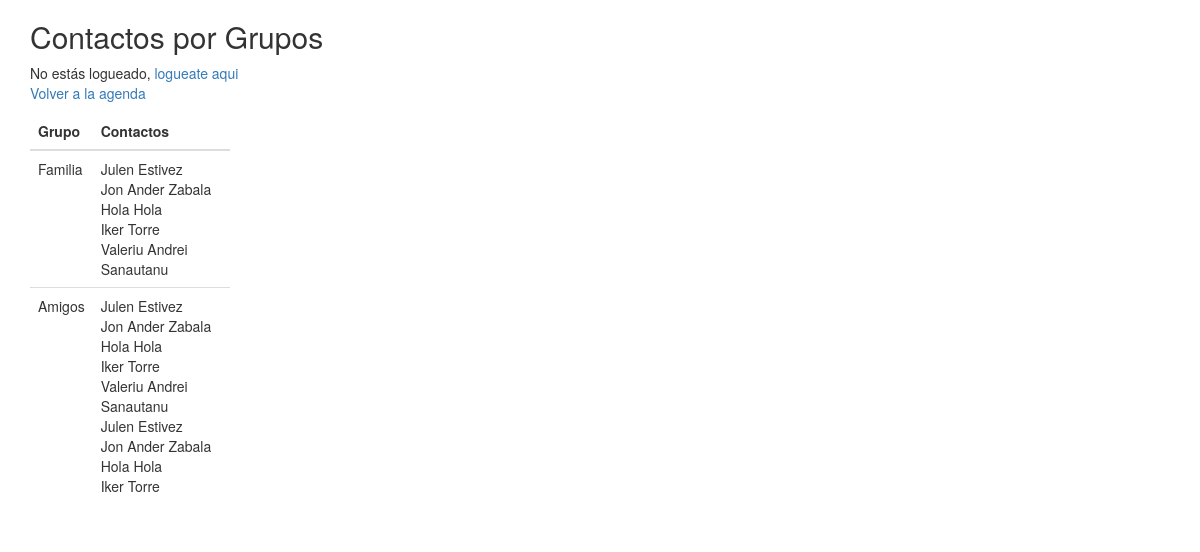
Page /controlador/cContactosPorGrupos.php on the committed database.
### tables this page shows
CREATE TABLE `grupos` (
  `idGrupo` int(11) NOT NULL,
  `Nombre` varchar(20) NOT NULL
);

CREATE TABLE `contactos` (
  `idContacto` int(11) NOT NULL,
  `Nombre` varchar(20) NOT NULL,
  `Apellidos` varchar(20) NOT NULL,
  `Telefono` int(11) NOT NULL,
  `Poblacion` varchar(30) NOT NULL
);

### controlador/cContactosPorGrupos.php (called while the page is built)
<?php
  require_once("modelo/mAgenda.php");
$agenda = new Contacto();
$rowGrupos = $agenda->lista_grupos();
require_once("vista/vContactosPorGrupos.php");
?>

### modelo/mAgenda.php (called while the page is built, shortened)
<?php
class Contacto {
    private $grupo;
    private $cPorGrupos;
    private $link;
    public function __construct() {
        $this->link = new mysqli('localhost', 'root', '', 'dser_agenda');
    }
public function contactosPorGrupos($idGrupo) {
  $sql="SELECT c.Nombre, c.Apellidos FROM `rel_grupos` r, contactos c WHERE r.idGrupo = $idGrupo AND r.idContacto = c.idContacto";
  foreach ($this->link->query($sql) as $res) {
      $this->cPorGrupos[]=$res;
  }
  return $this->cPorGrupos;
  $this->link=null;
}
    public function lista_grupos() {
      $sql="SELECT * FROM `grupos`";
      foreach ($this->link->query($sql) as $res) {
          $this->grupo[]=$res;
      }
      return $this->grupo;
      $this->link=null;
    }
}
?>

### vista/vContactosPorGrupos.php (the view, shortened to what this page needs)
<!DOCTYPE html>
<html lang="en">
<head>
  <link rel="stylesheet" href="css/bootstrap.css">
  <link rel="stylesheet" href="css/estilo.css">
</head>
<body>
  <div class="container">
    <h2>Contactos por Grupos</h2>
    <?php
    if (isset($_SESSION['loggedin']) && $_SESSION['loggedin'] == true) {
      echo ("Estás logueado, usuario: " . $_SESSION['username'] . ", rol: " . $_SESSION['rol'] . ", <a href='login/logout.php'>salir</a>");
    } else {
      echo ("No estás logueado, <a href='login'>logueate aqui</a>");
    }
    ?>
    <p><a href="index.php">Volver a la agenda</a></p>
    <table class="table table-hover" style="width:200px;">
      <thead>
        <tr>
          <th>Grupo</th>
          <th>Contactos</th>
        </tr>
      </thead>
      <tbody>
        <?php
        for($i=0;$i<count($rowGrupos);$i++) {
          ?>
          <tr id="<?php echo $rowGrupos[$i]["idGrupo"]; ?>">
            <td><?php echo $rowGrupos[$i]["Nombre"]; ?></td>
            <td><?php
            $rowCpg = $agenda->contactosPorGrupos($rowGrupos[$i]["idGrupo"]);
            for($j=0;$j<count($rowCpg);$j++) {
              echo $rowCpg[$j]["Nombre"];
              echo $rowCpg[$j]["Apellidos"];
              echo "<br>";
            }
            ?>
            </td>
          </tr>
          <?php
        }
        ?>
      </tbody>
    </table>
  </div>
</body>
</html>

### rows in the picture
grupos: Nombre "Familia", contactos.Nombre "Valeriu Andrei", contactos.Apellidos "Sanautanu"
contactos: Nombre "Julen", Apellidos "Estivez"
contactos: Nombre "Jon Ander", Apellidos "Zabala"
contactos: Nombre "Hola", Apellidos "Hola"
contactos: Nombre "Iker", Apellidos "Torre"
grupos: Nombre "Amigos", contactos.Nombre "Julen", contactos.Apellidos "Estivez", contactos.Nombre "Jon Ander", contactos.Apellidos "Zabala", contactos.Nombre "Hola", contactos.Apellidos "Hola", contactos.Nombre "Iker", contactos.Apellidos "Torre"
contactos: Nombre "Valeriu Andrei", Apellidos "Sanautanu"
